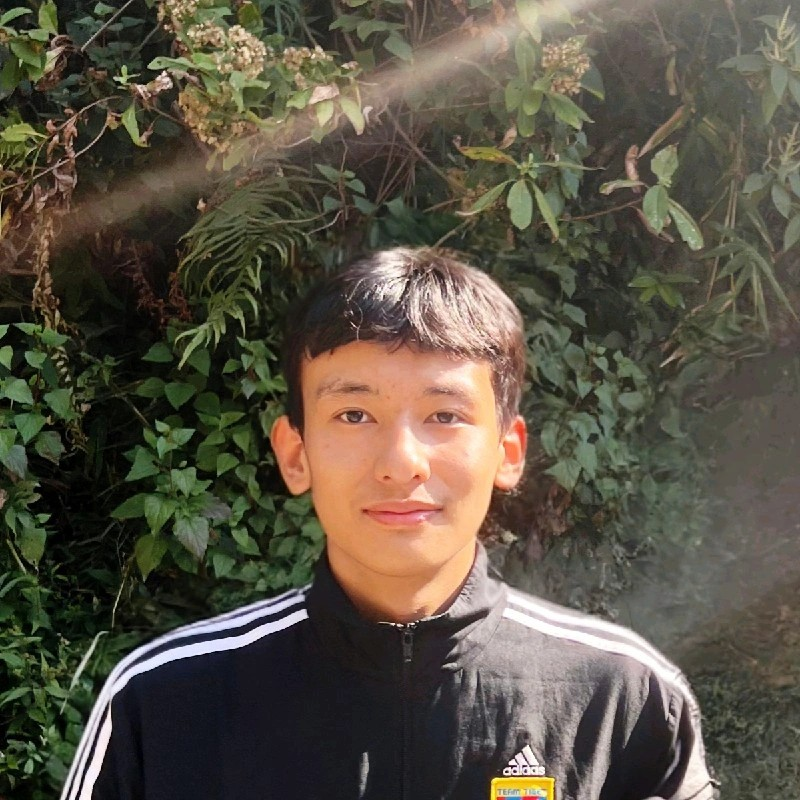
#> input picture pixel2pi/me.jpeg, 800 x 800 px
$ python image_to_math.py
#> lines starting #> are read from the running program, lines starting #| are printed output that depends on the picture
import numpy as np
import matplotlib.pyplot as plt
from PIL import Image

######################INSTRUCTION#################################
# PUT YOUR IMAGE IN SAME FOLDER AS THIS CODE FILE               ##
# AND CHANGE THE INMAGE NAME AT HERE : 				            ##
#								                                ##
img_original = Image.open("me.jpeg")	#prep and load img	    ##
#> img_original is the input picture: PIL image 800x800 RGB; mean R, G, B 89.7, 82.9, 68.9
#								                                ##
#								                                ##
#SET THE IMAGE RESOLUTION FOR ANALYSIS                      	##
# Smaller values are obviously faster...                	    ##
# Larger values(128, 256) have more detail but slower no shit	##
image_resolution = 128                                        	##
##################################################################


#---------------------------------------------------------------##

##################################################################
#SWITCH FOR WITH OR WITHOUT COLOUR OPTION         		        ##
# Set to False to run the grayscale version (lightweight)   	##
# Set to True to run the new color version                  	##
process_in_color = True                                     	##
##################################################################


##################################################################
#SET VALUE OF TOP N                           			        ##
#500 seems to be the threshold for somewhat good detail     	##
top_n = 3000 # you can set how many frequency terms to use   	##
##################################################################


##################################################################
#SWITCH TO PRINT THE MATH EQUATION (can be very long!)     	##
# Set to True to print the equation to the terminal.         	##
# Best used with a very small top_n (e.g., 5).               	##
print_equation = False                                       	##
##################################################################


##################################################################
#SET THE IMAGE RESOLUTION FOR ANALYSIS                      	##
# Smaller values are obviously faster...                	    ##
# Larger values(128, 256) have more detail but slower no shit	##
image_resolution = 128                                        	##
##################################################################

###############  BY THE WAY  #####################################
#Avg phones have modest of :					                ##
#				(128 as image_resolution)	                    ##
#				(4000 for top N value)		                    ##
##################################################################


#---------------------------------------------------------------##


# greyscale path
if not process_in_color:
    img = img_original.convert("L")
    img = img.resize((image_resolution, image_resolution))
    data = np.array(img) / 255.0
    h, w = data.shape

    #fourier transformation
    fft_result = np.fft.fft2(data)
    fft_shifted = np.fft.fftshift(fft_result)

    #finding strongest terms
    flat_indices = np.argsort(np.abs(fft_shifted.flatten()))[::-1]
    indices = np.unravel_index(flat_indices[:top_n], fft_shifted.shape)

    terms = []
    for i in range(top_n):
        u, v = indices[0][i], indices[1][i]
        coeff = fft_shifted[u, v]
        amp = np.abs(coeff) / (h * w)
        phase = np.angle(coeff)
        freq_x = v - w//2
        freq_y = u - h//2
        terms.append((freq_x, freq_y, amp, phase))

    #print equation for greyscale if true
    if print_equation:
        print("Approximation Equation for Greyscale Image:")
        print("f(x, y) ≈ ", end="")
        eq_parts = []
        for fx, fy, amp, phase in terms:
            part = f"{amp:.3f} * cos(2π({fx}x + {fy}y) + {phase:.3f})"
            eq_parts.append(part)
        print(" + ".join(eq_parts))
        print("\n" + "="*50 + "\n")
    #

    #reconstruction of image for idk
    x = np.linspace(0, 1, w, endpoint=False)
    y = np.linspace(0, 1, h, endpoint=False)
    X, Y = np.meshgrid(x, y)
    reconstructed = np.zeros_like(X)
    reconstructed += np.abs(fft_shifted[h//2, w//2]) / (h*w) #DC component

    for fx, fy, amp, phase in terms:
        if fx == 0 and fy == 0: continue
        reconstructed += amp * np.cos(2*np.pi*(fx*X + fy*Y) + phase)

    #for dispaly, normalization
    reconstructed = (reconstructed - reconstructed.min()) / (reconstructed.max() - reconstructed.min())
    display_image = reconstructed
    cmap_val = "gray"
    original_display = data

# coloured path
else:
    img = img_original.resize((image_resolution, image_resolution))
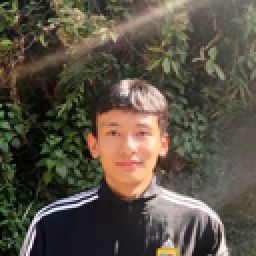
#> img: PIL image 128x128 RGB (shown 2 times larger); mean R, G, B 89.7, 82.9, 68.9
    data = np.array(img) / 255.0
    h, w, _ = data.shape
#> h = 128; w = 128
    reconstructed_color = np.zeros_like(data)

    #process each channel(R, G, B) separately
    for i in range(3):
        channel_data = data[:, :, i]

        # fourier transformation for coloured path
        fft_result = np.fft.fft2(channel_data)
        fft_shifted = np.fft.fftshift(fft_result)

        #find strongest terms for the channel
        flat_indices = np.argsort(np.abs(fft_shifted.flatten()))[::-1]
        indices = np.unravel_index(flat_indices[:top_n], fft_shifted.shape)

        terms = []
        for j in range(top_n):
            u, v = indices[0][j], indices[1][j]
            coeff = fft_shifted[u, v]
            amp = np.abs(coeff) / (h * w)
            phase = np.angle(coeff)
            freq_x = v - w//2
            freq_y = u - h//2
            terms.append((freq_x, freq_y, amp, phase))

        #print the equation for the current channel if true
        if print_equation:
            channel_name = ["Red", "Green", "Blue"][i]
            print(f"\nApproximation Equation for {channel_name} Channel:")
            print("f(x, y) ≈ ", end="")
            eq_parts = []
            for fx, fy, amp, phase in terms:
                part = f"{amp:.3f} * cos(2π({fx}x + {fy}y) + {phase:.3f})"
                eq_parts.append(part)
            print(" + ".join(eq_parts))
            print("\n" + "="*50 + "\n")
        #

        #reconstruct channel
        x = np.linspace(0, 1, w, endpoint=False)
        y = np.linspace(0, 1, h, endpoint=False)
        X, Y = np.meshgrid(x, y)
        reconstructed_channel = np.zeros_like(X)
        reconstructed_channel += np.abs(fft_shifted[h//2, w//2]) / (h*w) # DCcomp

        for fx, fy, amp, phase in terms:
            if fx == 0 and fy == 0: continue
            reconstructed_channel += amp * np.cos(2*np.pi*(fx*X + fy*Y) + phase)

        #ad the reconstructed channel to our final color image
        reconstructed_color[:, :, i] = reconstructed_channel
#> this loop made 3 passes
#> indices on passes 1 to 3: 3000 positions, rows 10 to 118, columns 0 to 123, 3000 positions, rows 9 to 119, columns 12 to 116, 3000 positions, rows 11 to 117, columns 0 to 127
#> pass 1, `channel_data = data[:, :, i]`:
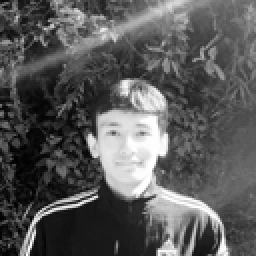
#> channel_data: shape (128, 128) float64 (shown 2 times larger); min 0, max 1, mean 0.352
#> pass 2, `channel_data = data[:, :, i]`:
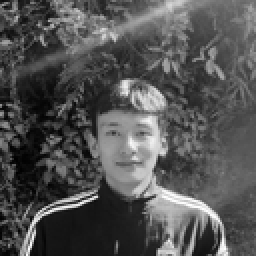
#> channel_data: shape (128, 128) float64 (shown 2 times larger); min 0, max 1, mean 0.325
#> after the loop:
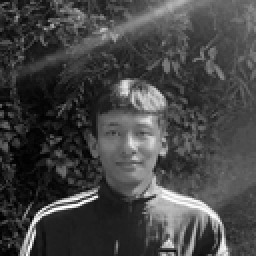
#> channel_data: shape (128, 128) float64 (shown 2 times larger); min 0, max 1, mean 0.27
#> after the loop:
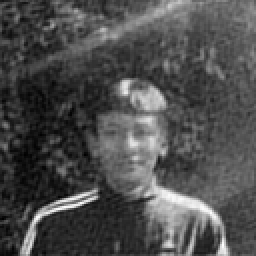
#> reconstructed_channel: shape (128, 128) float64 (shown 2 times larger); min -0.0434, max 0.983, mean 0.27; drawn with min black and max white
#> after the loop:
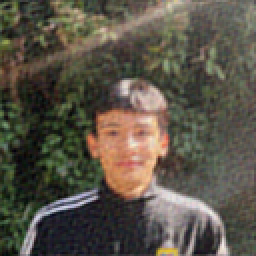
#> reconstructed_color: shape (128, 128, 3) float64 (shown 2 times larger); mean R, G, B 0.352, 0.325, 0.27; drawn with min black and max white

    #normalize the final color image for display
    reconstructed_color = (reconstructed_color - reconstructed_color.min()) / (reconstructed_color.max() - reconstructed_color.min())
    display_image = reconstructed_color
    cmap_val = None #colour aint needed
    original_display = data


# RESULT DISPLAY
plt.figure(figsize=(10, 5))
plt.subplot(1, 2, 1)
plt.title("Original")
plt.imshow(original_display)
plt.axis("off")

plt.subplot(1, 2, 2)
plt.title(f"Reconstructed (Top {top_n} Terms)")
plt.imshow(display_image, cmap=cmap_val)
plt.axis("off")
plt.tight_layout()
plt.show()
